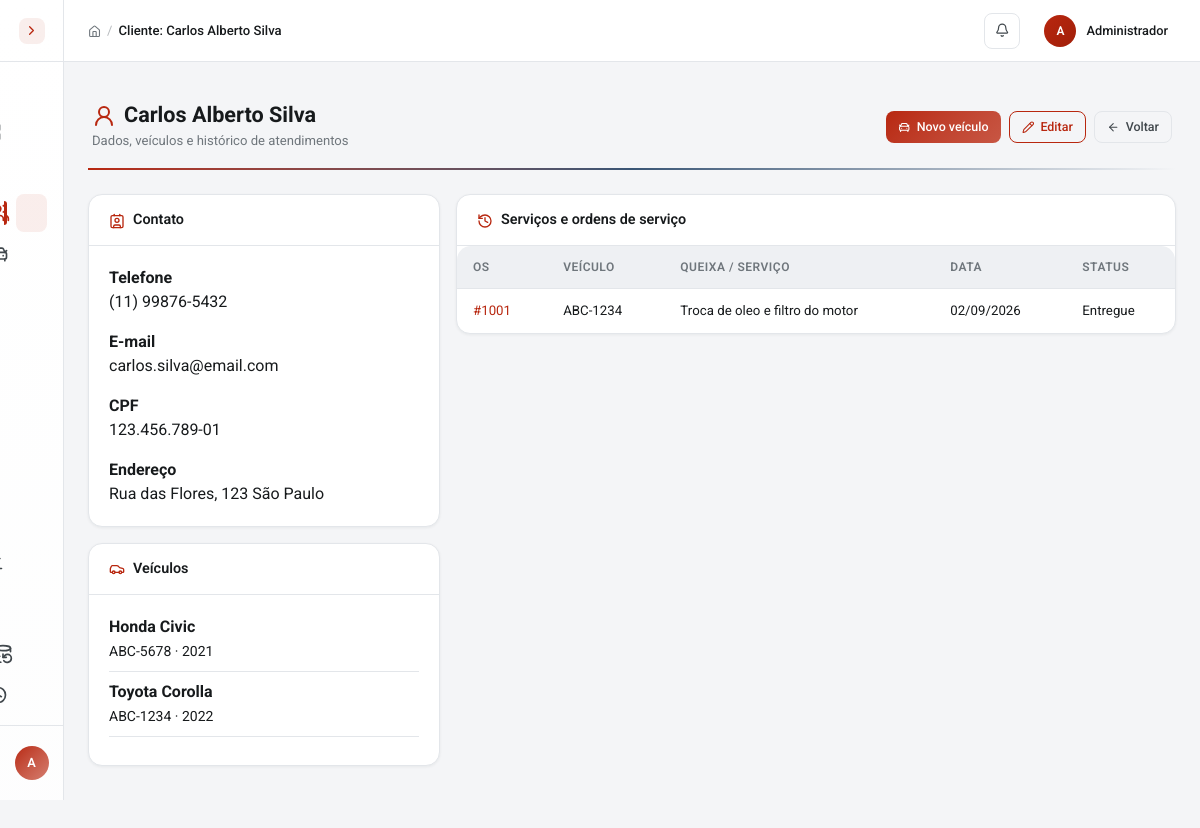
The app's page /pages/clientes/detalhes.php?id=1 (signed in) with its own data.
### tables this page shows
CREATE TABLE clientes (
  id INT AUTO_INCREMENT PRIMARY KEY,
  nome VARCHAR(120) NOT NULL,
  cpf VARCHAR(14) UNIQUE,
  telefone VARCHAR(20),
  email VARCHAR(120),
  endereco VARCHAR(255),
  cidade VARCHAR(80),
  observacoes TEXT,
  data_cadastro TIMESTAMP DEFAULT CURRENT_TIMESTAMP,
  data_atualizacao TIMESTAMP DEFAULT CURRENT_TIMESTAMP ON UPDATE CURRENT_TIMESTAMP
);

CREATE TABLE veiculos (
  id INT AUTO_INCREMENT PRIMARY KEY,
  cliente_id INT NOT NULL,
  placa VARCHAR(10) UNIQUE,
  marca VARCHAR(50),
  modelo VARCHAR(60),
  ano YEAR,
  cor VARCHAR(30),
  km_atual INT DEFAULT 0,
  chassi VARCHAR(30),
  FOREIGN KEY (cliente_id) REFERENCES clientes(id) ON DELETE CASCADE
);

CREATE TABLE ordens_servico (
  id INT AUTO_INCREMENT PRIMARY KEY,
  numero INT NOT NULL UNIQUE,
  cliente_id INT NOT NULL,
  veiculo_id INT NULL,
  status ENUM('recebida','triagem','aguardando_diagnostico','aguardando_orcamento','aguardando_aprovacao','aguardando_peca','pronta_para_execucao','em_execucao','aguardando_retorno','pronta_para_entrega','entregue','cancelada') NOT NULL DEFAULT 'recebida',
  prioridade ENUM('baixa','normal','alta','urgente') NOT NULL DEFAULT 'normal',
  queixa_inicial TEXT NOT NULL,
  diagnostico TEXT,
  observacoes_internas TEXT,
  responsavel_chefe_id INT NULL,
  criado_por INT NOT NULL,
  data_entrada DATETIME NOT NULL DEFAULT CURRENT_TIMESTAMP,
  data_conclusao DATETIME NULL,
  data_atualizacao TIMESTAMP NOT NULL DEFAULT CURRENT_TIMESTAMP ON UPDATE CURRENT_TIMESTAMP,
  FOREIGN KEY (cliente_id) REFERENCES clientes(id),
  FOREIGN KEY (veiculo_id) REFERENCES veiculos(id) ON DELETE SET NULL,
  FOREIGN KEY (responsavel_chefe_id) REFERENCES usuarios(id) ON DELETE SET NULL,
  FOREIGN KEY (criado_por) REFERENCES usuarios(id)
);

### config/conexao.php (called while the page is built, shortened)
<?php
function esc($dado) {
    return htmlspecialchars((string) $dado, ENT_QUOTES, 'UTF-8');
}
?>

### pages/clientes/detalhes.php (the view, shortened to what this page needs)
<?php
require_once __DIR__ . '/../../config/conexao.php';
$id = (int) ($_GET['id'] ?? 0);
$stmt = $conn->prepare('SELECT * FROM clientes WHERE id = :id');
$stmt->execute([':id' => $id]);
$cliente = $stmt->fetch();
$stmt = $conn->prepare('SELECT * FROM veiculos WHERE cliente_id = :id ORDER BY marca, modelo');
$stmt->execute([':id' => $id]);
$veiculos = $stmt->fetchAll();
$stmt = $conn->prepare("SELECT os.id, os.numero, os.status, os.data_entrada, os.queixa_inicial, v.placa, v.modelo FROM ordens_servico os LEFT JOIN veiculos v ON v.id = os.veiculo_id WHERE os.cliente_id = :id ORDER BY os.data_entrada DESC");
$stmt->execute([':id' => $id]);
$ordens = $stmt->fetchAll();
$titulo_pagina = 'Cliente: ' . $cliente['nome'];
require_once __DIR__ . '/../../includes/header.php';
?>
<div class="page-header"><div><h1><i data-lucide="user-round" class="text-primary me-2"></i><?php echo esc($cliente['nome']); ?></h1><span class="page-subtitle">Dados, veículos e histórico de atendimentos</span></div><div class="d-flex gap-2"><a href="../veiculos/cadastrar.php?cliente_id=<?php echo $id; ?>" class="btn btn-primary btn-icon"><i data-lucide="car-front"></i>Novo veículo</a><a href="editar.php?id=<?php echo $id; ?>" class="btn btn-outline-primary btn-icon"><i data-lucide="pencil"></i>Editar</a><a href="listar.php" class="btn btn-outline-secondary btn-icon"><i data-lucide="arrow-left"></i>Voltar</a></div></div>
<div class="row g-3"><div class="col-lg-4"><div class="card mb-3"><div class="card-header"><i data-lucide="contact" class="me-2"></i>Contato</div><div class="card-body"><p><strong>Telefone</strong><br><?php echo esc($cliente['telefone'] ?: '-'); ?></p><p><strong>E-mail</strong><br><?php echo esc($cliente['email'] ?: '-'); ?></p><p><strong>CPF</strong><br><?php echo esc($cliente['cpf'] ?: '-'); ?></p><p class="mb-0"><strong>Endereço</strong><br><?php echo esc(trim(($cliente['endereco'] ?? '') . ' ' . ($cliente['cidade'] ?? '')) ?: '-'); ?></p></div></div><div class="card"><div class="card-header"><i data-lucide="car" class="me-2"></i>Veículos</div><div class="card-body"><?php foreach ($veiculos as $veiculo): ?><div class="border-bottom pb-2 mb-2"><strong><?php echo esc(trim(($veiculo['marca'] ?? '') . ' ' . ($veiculo['modelo'] ?? '')) ?: 'Veículo'); ?></strong><br><small><?php echo esc($veiculo['placa'] ?: 'Placa não informada'); ?><?php echo $veiculo['ano'] ? ' · ' . (int) $veiculo['ano'] : ''; ?></small></div><?php endforeach; ?><?php if (!$veiculos): ?><span class="text-muted">Nenhum veículo cadastrado.</span><?php endif; ?></div></div></div><div class="col-lg-8"><div class="card"><div class="card-header"><i data-lucide="history" class="me-2"></i>Serviços e ordens de serviço</div><div class="card-body p-0"><div class="table-responsive"><table class="table table-hover align-middle mb-0"><thead><tr><th>OS</th><th>Veículo</th><th>Queixa / serviço</th><th>Data</th><th>Status</th></tr></thead><tbody><?php foreach ($ordens as $ordem): ?><tr><td><a href="../ordens_servico/detalhes.php?id=<?php echo (int) $ordem['id']; ?>">#<?php echo str_pad((int) $ordem['numero'], 4, '0', STR_PAD_LEFT); ?></a></td><td><?php echo esc($ordem['placa'] ?: $ordem['modelo'] ?: '-'); ?></td><td><?php echo esc($ordem['queixa_inicial']); ?></td><td><?php echo date('d/m/Y', strtotime($ordem['data_entrada'])); ?></td><td><?php echo esc(ucfirst(str_replace('_', ' ', $ordem['status']))); ?></td></tr><?php endforeach; ?><?php if (!$ordens): ?><tr><td colspan="5" class="text-center py-5 text-muted">Nenhum atendimento registrado.</td></tr><?php endif; ?></tbody></table></div></div></div></div></div>
<?php require_once __DIR__ . '/../../includes/footer.php'; ?>

### includes/header.php (shortened to what this page needs)
<?php
$url_css = $caminho_base . '/css/style.css';
?>
<!DOCTYPE html>
<html lang="pt-BR">
<head>
    <link href="https://cdn.jsdelivr.net/npm/bootstrap@5.3.0/dist/css/bootstrap.min.css" rel="stylesheet">
    <link href="<?php echo $url_css; ?>" rel="stylesheet">
</head>
<body class="loading">
    <?php require_once __DIR__ . '/sidebar.php'; ?>
    <div class="main-wrapper">
        <header class="topbar">
            <div class="topbar-breadcrumb">
                <a href="<?php echo $url_index; ?>"><i data-lucide="home"></i></a>
                <span class="separator">/</span>
                <span class="current"><?php echo $titulo_pagina ?? 'Dashboard'; ?></span>
            </div>
            <div class="topbar-notifications">
                <button class="topbar-btn" id="notifBell" aria-label="Notificações" aria-expanded="false">
                    <i data-lucide="bell"></i>
                </button>
            </div>
            <div class="topbar-user">
                <div class="topbar-user-avatar">
                    <?php echo esc(strtoupper(substr($_SESSION['usuario_nome'] ?? 'U', 0, 1))); ?>
                </div>
                <span class="topbar-user-name"><?php echo esc($_SESSION['usuario_nome'] ?? 'Usuário'); ?></span>
            </div>
        </header>

### includes/header.php (style rules this page uses)
body { opacity:0;transition:opacity .25s ease }

### records on screen
clientes: nome "Cliente: Carlos Alberto Silva", nome "Carlos Alberto Silva", telefone "(11) 99876-5432", email "carlos.silva@email.com", cpf "123.456.789-01", endereco+cidade "Rua das Flores, 123 São Paulo"
veiculos: marca+modelo "Honda Civic", placa "ABC-5678", ano "2021"
veiculos: marca+modelo "Toyota Corolla", placa "ABC-1234", ano "2022"
ordens_servico: numero "1001", veiculo.placa "ABC-1234", queixa_inicial "Troca de oleo e filtro do motor", data_entrada "02/09/2026", status "Entregue"

### other values on screen
substr($_SESSION['usuario_nome'] ?? 'U', 0, 1) "A"
$_SESSION['usuario_nome'] "Administrador"
